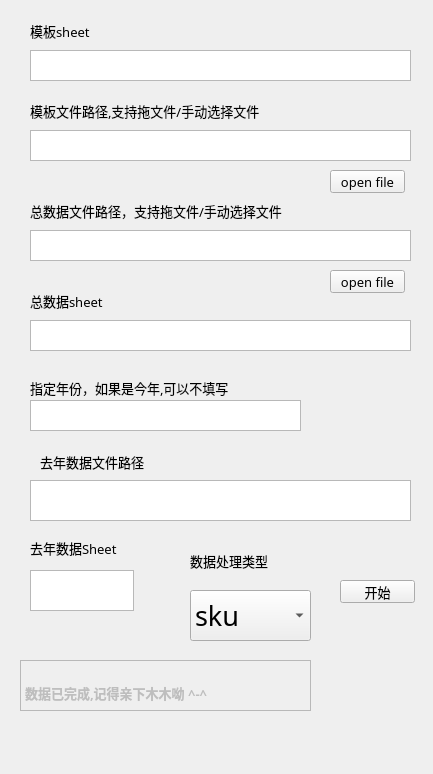
<?xml version="1.0" encoding="UTF-8"?>
<ui version="4.0">
 <class>Form</class>
 <widget class="QWidget" name="Form">
  <property name="geometry">
   <rect>
    <x>0</x>
    <y>0</y>
    <width>433</width>
    <height>774</height>
   </rect>
  </property>
  <property name="font">
   <font>
    <family>Adobe 黑体 Std R</family>
    <pointsize>10</pointsize>
    <weight>50</weight>
    <bold>false</bold>
   </font>
  </property>
  <property name="windowTitle">
   <string>Form</string>
  </property>
  <widget class="QTextEdit" name="mubansheet_textEdit">
   <property name="geometry">
    <rect>
     <x>30</x>
     <y>50</y>
     <width>381</width>
     <height>31</height>
    </rect>
   </property>
  </widget>
  <widget class="QLabel" name="mubansheet_label">
   <property name="geometry">
    <rect>
     <x>30</x>
     <y>20</y>
     <width>381</width>
     <height>21</height>
    </rect>
   </property>
   <property name="text">
    <string>模板sheet</string>
   </property>
  </widget>
  <widget class="QTextEdit" name="mubanwenjian_textEdit">
   <property name="geometry">
    <rect>
     <x>30</x>
     <y>130</y>
     <width>381</width>
     <height>31</height>
    </rect>
   </property>
  </widget>
  <widget class="QLabel" name="muban_label">
   <property name="geometry">
    <rect>
     <x>30</x>
     <y>100</y>
     <width>371</width>
     <height>21</height>
    </rect>
   </property>
   <property name="text">
    <string>模板文件路径,支持拖文件/手动选择文件</string>
   </property>
  </widget>
  <widget class="QTextEdit" name="zonshuju_textEdit">
   <property name="geometry">
    <rect>
     <x>30</x>
     <y>230</y>
     <width>381</width>
     <height>31</height>
    </rect>
   </property>
  </widget>
  <widget class="QLabel" name="zonshuju_label">
   <property name="geometry">
    <rect>
     <x>30</x>
     <y>200</y>
     <width>371</width>
     <height>21</height>
    </rect>
   </property>
   <property name="text">
    <string>总数据文件路径，支持拖文件/手动选择文件</string>
   </property>
  </widget>
  <widget class="QTextEdit" name="zonshujusheet_textEdit">
   <property name="geometry">
    <rect>
     <x>30</x>
     <y>320</y>
     <width>381</width>
     <height>31</height>
    </rect>
   </property>
  </widget>
  <widget class="QLabel" name="zonshujusheet_label">
   <property name="geometry">
    <rect>
     <x>30</x>
     <y>290</y>
     <width>271</width>
     <height>21</height>
    </rect>
   </property>
   <property name="text">
    <string>总数据sheet</string>
   </property>
  </widget>
  <widget class="QPushButton" name="confirm_Button">
   <property name="geometry">
    <rect>
     <x>340</x>
     <y>580</y>
     <width>75</width>
     <height>23</height>
    </rect>
   </property>
   <property name="font">
    <font>
     <family>Adobe Fan Heiti Std</family>
     <pointsize>10</pointsize>
     <weight>50</weight>
     <bold>false</bold>
    </font>
   </property>
   <property name="cursor">
    <cursorShape>OpenHandCursor</cursorShape>
   </property>
   <property name="text">
    <string>开始</string>
   </property>
  </widget>
  <widget class="QPushButton" name="mubandakai_pushButton">
   <property name="geometry">
    <rect>
     <x>330</x>
     <y>170</y>
     <width>75</width>
     <height>23</height>
    </rect>
   </property>
   <property name="cursor">
    <cursorShape>OpenHandCursor</cursorShape>
   </property>
   <property name="text">
    <string>open file</string>
   </property>
  </widget>
  <widget class="QPushButton" name="pushButton_2">
   <property name="geometry">
    <rect>
     <x>330</x>
     <y>270</y>
     <width>75</width>
     <height>23</height>
    </rect>
   </property>
   <property name="cursor">
    <cursorShape>OpenHandCursor</cursorShape>
   </property>
   <property name="text">
    <string>open file</string>
   </property>
  </widget>
  <widget class="QTextBrowser" name="textBrowser">
   <property name="enabled">
    <bool>false</bool>
   </property>
   <property name="geometry">
    <rect>
     <x>20</x>
     <y>660</y>
     <width>291</width>
     <height>51</height>
    </rect>
   </property>
   <property name="html">
    <string>&lt;!DOCTYPE HTML PUBLIC &quot;-//W3C//DTD HTML 4.0//EN&quot; &quot;http://www.w3.org/TR/REC-html40/strict.dtd&quot;&gt;
&lt;html&gt;&lt;head&gt;&lt;meta name=&quot;qrichtext&quot; content=&quot;1&quot; /&gt;&lt;style type=&quot;text/css&quot;&gt;
p, li { white-space: pre-wrap; }
&lt;/style&gt;&lt;/head&gt;&lt;body style=&quot; font-family:'Adobe 黑体 Std R'; font-size:10pt; font-weight:400; font-style:normal;&quot;&gt;
&lt;p style=&quot;-qt-paragraph-type:empty; margin-top:0px; margin-bottom:0px; margin-left:0px; margin-right:0px; -qt-block-indent:0; text-indent:0px;&quot;&gt;&lt;br /&gt;&lt;/p&gt;
&lt;p style=&quot; margin-top:0px; margin-bottom:0px; margin-left:0px; margin-right:0px; -qt-block-indent:0; text-indent:0px;&quot;&gt;&lt;span style=&quot; font-weight:600;&quot;&gt;数据已完成,记得亲下木木呦 ^-^&lt;/span&gt;&lt;/p&gt;&lt;/body&gt;&lt;/html&gt;</string>
   </property>
  </widget>
  <widget class="QLabel" name="date_label">
   <property name="geometry">
    <rect>
     <x>30</x>
     <y>380</y>
     <width>291</width>
     <height>16</height>
    </rect>
   </property>
   <property name="text">
    <string>指定年份，如果是今年,可以不填写</string>
   </property>
  </widget>
  <widget class="QTextEdit" name="textEdit">
   <property name="geometry">
    <rect>
     <x>30</x>
     <y>400</y>
     <width>271</width>
     <height>31</height>
    </rect>
   </property>
  </widget>
  <widget class="QComboBox" name="type_ComboBox">
   <property name="geometry">
    <rect>
     <x>190</x>
     <y>590</y>
     <width>121</width>
     <height>51</height>
    </rect>
   </property>
   <property name="font">
    <font>
     <family>Adobe 黑体 Std R</family>
     <pointsize>20</pointsize>
     <weight>50</weight>
     <bold>false</bold>
    </font>
   </property>
   <item>
    <property name="text">
     <string>sku</string>
    </property>
   </item>
   <item>
    <property name="text">
     <string>品系</string>
    </property>
   </item>
   <item>
    <property name="text">
     <string>业态品类</string>
    </property>
   </item>
  </widget>
  <widget class="QTextEdit" name="qunianfile_textEdit">
   <property name="geometry">
    <rect>
     <x>30</x>
     <y>480</y>
     <width>381</width>
     <height>41</height>
    </rect>
   </property>
  </widget>
  <widget class="QLabel" name="label">
   <property name="geometry">
    <rect>
     <x>40</x>
     <y>452</y>
     <width>321</width>
     <height>20</height>
    </rect>
   </property>
   <property name="text">
    <string>去年数据文件路径</string>
   </property>
  </widget>
  <widget class="QTextEdit" name="quniansheet_textEdit">
   <property name="geometry">
    <rect>
     <x>30</x>
     <y>570</y>
     <width>104</width>
     <height>41</height>
    </rect>
   </property>
  </widget>
  <widget class="QLabel" name="label_2">
   <property name="geometry">
    <rect>
     <x>30</x>
     <y>540</y>
     <width>251</width>
     <height>16</height>
    </rect>
   </property>
   <property name="text">
    <string>去年数据Sheet</string>
   </property>
  </widget>
  <widget class="QLabel" name="label_3">
   <property name="geometry">
    <rect>
     <x>190</x>
     <y>545</y>
     <width>121</width>
     <height>31</height>
    </rect>
   </property>
   <property name="text">
    <string>数据处理类型</string>
   </property>
  </widget>
 </widget>
 <resources/>
 <connections/>
</ui>
